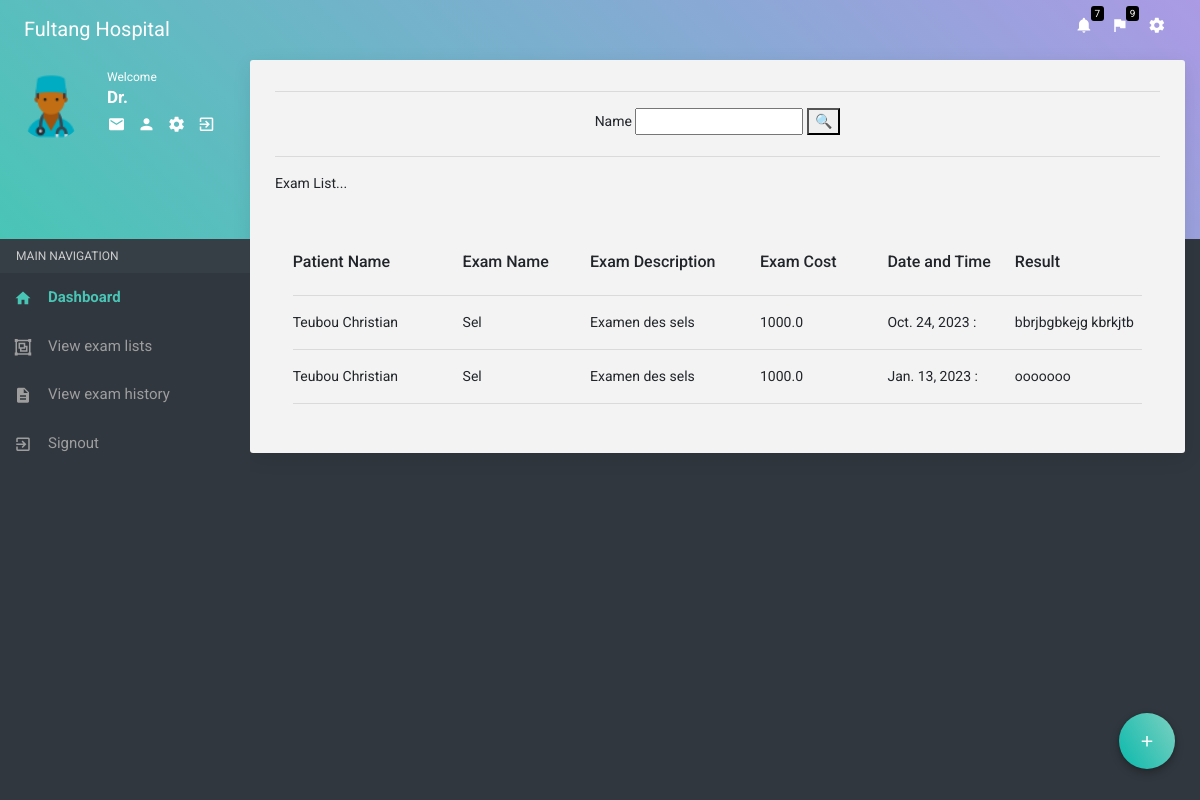
/laboratory/examhistory, run on the app's committed database.
### polyclinic/models.py (models this page shows, shortened)
class ExamResult(models.Model):
    addTime = models.TimeField(auto_now=True)
    addDate = models.DateField(auto_now=True)
    notes = models.TextField(max_length=10000, blank=True, null=True)
    idExamRequest = models.ForeignKey("ExamRequest", on_delete=models.CASCADE, null=False)
    idMedicalFolderPage = models.ForeignKey("MedicalFolderPage", on_delete=models.CASCADE, null=False)
    idPatient = models.ForeignKey("Patient", on_delete=models.CASCADE, null=False)
    idMedicalStaff = models.ForeignKey("MedicalStaff", on_delete=models.CASCADE, null=False)

class Patient(models.Model):
    addDate = models.DateField(auto_now=True, blank=True)
    addTime = models.TimeField(auto_now=True, blank=True)
    cniNumber = models.CharField(max_length=20, blank=True, default=" ")  # The patient CNI
    firstName = models.CharField(max_length=50, blank=True)
    lastName = models.CharField(max_length=50, blank=True, default=" ")
    gender = models.CharField(max_length=50, choices=SEXE, default='Male', blank=True)  # The patient gender (M, F)
    phoneNumber = models.CharField(max_length=100, blank=True, default=" ")
    birthDate = models.DateField(blank=True, null=True, default="0000-00-00")
    address = models.CharField(max_length=25, blank=True, default=" ")
    email = models.CharField(max_length=25, blank=True, default=" ")
    condition = models.CharField(max_length=50, choices=CONDITION, default='NoCritical', null=False)
    service = models.CharField(max_length=50, choices=SERVICE, default='Generalist', null=False)
    status = models.CharField(max_length=20, default="invalid")  # The patient status
    idMedicalFolder = models.ForeignKey("MedicalFolder", on_delete=models.CASCADE, null=False)
    def __str__(self):
        return self.firstName.__str__() + ' ' + self.lastName.__str__()

class ExamRequest(models.Model):
    addTime = models.TimeField(auto_now=True)
    addDate = models.DateField(auto_now=True)
    examDetails = models.CharField(max_length=50, null=True)
    examStatus = models.CharField(max_length=20, default="invalid")
    patientStatus = models.CharField(max_length=20, default="invalid")
    notes = models.TextField(max_length=10000, blank=True, null=True)
    idExam = models.ForeignKey("Exam", on_delete=models.CASCADE, null=False)
    idMedicalFolderPage = models.ForeignKey("MedicalFolderPage", on_delete=models.CASCADE, null=False)
    idPatient = models.ForeignKey("Patient", on_delete=models.CASCADE, null=False)
    idMedicalStaff = models.ForeignKey("MedicalStaff", on_delete=models.CASCADE, null=False)

class Exam(models.Model):
    examName = models.CharField(max_length=100)
    examCost = models.FloatField()
    examDescription = models.TextField(max_length=23, blank=True, null=True)

### polyclinic/views/laboratory.py (the view)
# urls.py: path('examhistory', examhistory),
def examhistory(request):
    examName = ''
    if request.method == 'POST':
        if 'name' in request.POST:
            examName = request.POST['name']
    examList = ExamResult.objects.filter().order_by("addDate")[::-1]
    context = {
        'examList': examList
    }
    return render(request=request, template_name='laboratory/view_exam_history.html', context=context)

### polyclinic/templates/laboratory/view_exam_history.html (shortened to what this page needs)
{% extends 'laboratory/baseLaboratory.html' %}
{% load static %}
{% block content %}
<hr>
<form style="text-align: center;" action="" method="POST">
    <label for="">Name</label>
    <input name='name' type="text" value="{{selectName}}">
    <button>🔍</button>
    <hr>
</form>
<span style="text-decoration: solid;">Exam List...</span>
<div style="padding: 2%; margin-top: 5vh; width: 100%;">
    <div style="display: flex;">
        <div style="width: 20%;">
            <h6>Patient Name</h6>
        </div>
        <div style="width: 15%;">
            <h6>Exam Name</h6>
        </div>
        <div style="width: 20%;">
            <h6 >Exam Description</h6>
        </div>
        <div style="width: 15%;">
            <h6>Exam Cost</h6>
        </div>
        <div  style="width: 15%;">
            <h6>Date and Time</h6>
        </div>
        <div>
            <h6 style="width: 15%;">Result</h6>
        </div>
    </div>
    {% for m in examList %}
    <form method="post" action="">
        <hr>
        <div style="display: flex;  width: 100%;">
            <div style="display: flex; width: 20%;">{{m.idPatient}}</div>
            <div style="display: flex; width: 15%;">{{m.idExamRequest.idExam.examName}}</div>
            <div style="display: flex; width: 20%;">{{m.idExamRequest.idExam.examDescription}}</div>
            <div style="display: flex; width: 15%;">{{m.idExamRequest.idExam.examCost}}</div>
            <div style="display: flex; width: 15%;">{{m.addDate}} : {{m.Time}}</div>
            <div style="display: flex; width: 15%;">{{m.notes}}</div>
        </div>
    </form>
    {% endfor %}
    <hr>
</div>
{% endblock content %}

### data on the page
ExamResult: idPatient "Teubou Christian", idExamRequest.idExam.examName "Sel", idExamRequest.idExam.examDescription "Examen des sels", idExamRequest.idExam.examCost "1000.0", addDate "Oct. 24, 2023", notes "bbrjbgbkejg kbrkjtb"
ExamResult: idPatient "Teubou Christian", idExamRequest.idExam.examName "Sel", idExamRequest.idExam.examDescription "Examen des sels", idExamRequest.idExam.examCost "1000.0", addDate "Jan. 13, 2023", notes "ooooooo"
